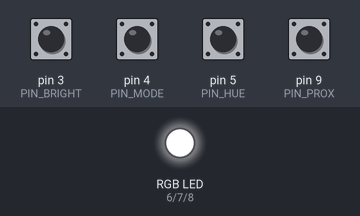
The sketch below on a simulated Arduino Uno, built with avr-gcc and run on an emulated ATmega328P. Parts: an RGB LED mixed from three pins (HIGH = lit). Dashed ring = blinking. The test bench sets the inputs (shaded band); at power-on: pin 3 (PIN_BRIGHT), pin 4 (PIN_MODE), pin 5 (PIN_HUE), pin 9 (PIN_PROX) HIGH. Dim RGB values are drawn brighter than linear.

Above: at 2.2 s.
2.3 s: pin 4 (PIN_MODE) pulled LOW for 0.15 s
At 2.55 s:
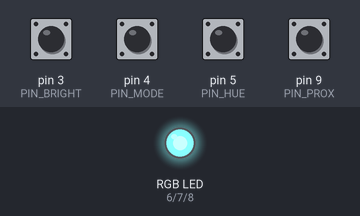
At 3.28 s:
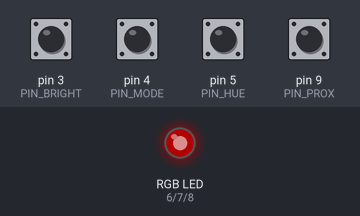
5.3 s: pin 3 (PIN_BRIGHT) pulled LOW for 0.15 s
At 6.71 s:
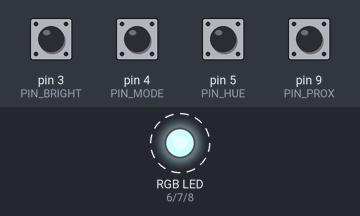
8.4 s: pin 5 (PIN_HUE) pulled LOW for 0.15 s
At 9.35 s:
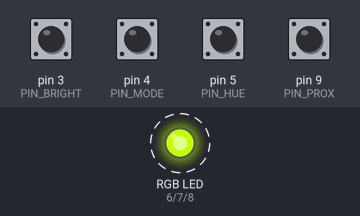
11.5 s: pin 4 (PIN_MODE) pulled LOW for 0.15 s
14.5 s: pin 9 (PIN_PROX) pulled LOW for 1 s
17.5 s: pin 3 (PIN_BRIGHT) pulled LOW for 1 s
Timing chart, 0 to 21.5 s (numbered marks = the images above; inputs shaded):
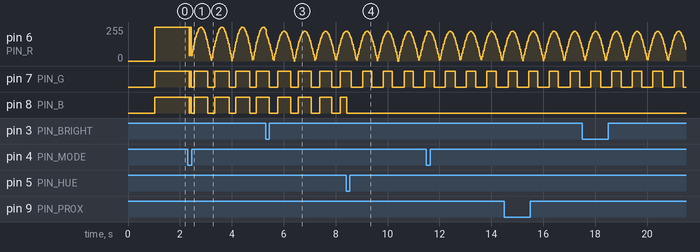

Measured:
- after the input at 2.3 s, pin 7 (PIN_G), pin 8 (PIN_B): goes LOW 0.03 s, HIGH 0.05 s, LOW 0.11 s, 3 × (HIGH 0.53 s, LOW 0.26 s), then HIGH, starting after 0.06 s

The sketch:

Hue365_Tiny84.ino
```cpp
#include <CapacitiveSensor.h>

/* capacitive sensing threshold and intervals */
#define TOUCH_THRES 40
#define PROX_LOW_THRES 10
#define PROX_HIGH_THRES 250
#define SENSE_INTERVAL 40
#define PROX_SENSE_INTERVAL 120

/* light mode intervals */
#define BLINK_VEL 10
#define BREATH_VEL 800

/* pins on attiny84 */
#define PIN_R 6
#define PIN_G 7
#define PIN_B 8

#define PIN_BASE 2
#define PIN_MODE 4
#define PIN_BRIGHT 3
#define PIN_HUE 5
#define PIN_PROX 9

/* 1: still, 2: blink, 3: breath */
#define MMODE 3


CapacitiveSensor _cap_hue=CapacitiveSensor(PIN_BASE,PIN_HUE);
CapacitiveSensor _cap_bright=CapacitiveSensor(PIN_BASE,PIN_BRIGHT);
CapacitiveSensor _cap_mode=CapacitiveSensor(PIN_BASE,PIN_MODE);
CapacitiveSensor _cap_prox=CapacitiveSensor(PIN_BASE,PIN_PROX);

int _mode=0;
int _vhue;
int _vbright=255;
int _vthres;


void changeMode(){
  _mode=(_mode+1)%MMODE;
}


/* transform hue and brightness into r,g,b values */
void hueToColor(float h_,float br_,int &r_,int &g_,int &b_){

  /* white */
  if(h_==0){
    r_=g_=b_=br_;
    return;
  }

  int hi=(int)(floor(h_/60.0))%6;

  int c=br_;
  float x=(1-abs(fmod(h_/60.0,2)-1))*c;
  int m=br_-c;


  switch(hi){
    case 0:
      r_=c; g_=x; b_=0;
      break;
    case 1:
      r_=x; g_=c; b_=0;
      break;
    case 2:
      r_=0; g_=c; b_=x;
      break;
    case 3:
      r_=0; g_=x; b_=c;
      break;
    case 4:
      r_=x; g_=0; b_=c;
      break;
    case 5:
      r_=c; g_=0; b_=x;
      break;
  }
  r_+=m;
  g_+=m;
  b_+=m;


}


void setup(){

  pinMode(PIN_R,OUTPUT);
  pinMode(PIN_G,OUTPUT);
  pinMode(PIN_B,OUTPUT);

  delay(1000);
  _cap_hue.set_CS_AutocaL_Millis(0xFFFFFFFF);
  _cap_bright.set_CS_AutocaL_Millis(0xFFFFFFFF);
  _cap_mode.set_CS_AutocaL_Millis(0xFFFFFFFF);
  _cap_prox.set_CS_AutocaL_Millis(0xFFFFFFFF);

}

void loop(){


  long thue_=_cap_hue.capacitiveSensor(SENSE_INTERVAL);
  long tbright_=_cap_bright.capacitiveSensor(SENSE_INTERVAL);
  long tmode_=_cap_mode.capacitiveSensor(SENSE_INTERVAL);
  long tprox_=_cap_prox.capacitiveSensor(PROX_SENSE_INTERVAL);

  if(thue_>TOUCH_THRES){

    if(tprox_>=PROX_LOW_THRES && tprox_<=PROX_HIGH_THRES)
      _vhue=constrain(map(tprox_,PROX_LOW_THRES,PROX_HIGH_THRES,0,360),0,360);

  }else if(tbright_>TOUCH_THRES){

    if(tprox_>=PROX_LOW_THRES && tprox_<=PROX_HIGH_THRES)
      _vbright=constrain(map(tprox_,PROX_LOW_THRES,PROX_HIGH_THRES,255,0),0,255);

  }else if(tmode_>TOUCH_THRES){

      changeMode();

  }

  int r,g,b;
  hueToColor(_vhue,_vbright,r,g,b);
  float t=1;
  switch(_mode){
    case 1:
      if(millis()%BLINK_VEL>BLINK_VEL/2) t=0;
      break;
    case 2:
      t=sin((float)(millis()%BREATH_VEL)/BREATH_VEL*PI);
      break;
  }

  analogWrite(PIN_R,(float)r*t);
  analogWrite(PIN_G,(float)g*t);
  analogWrite(PIN_B,(float)b*t);

  delay(2);

}
```
